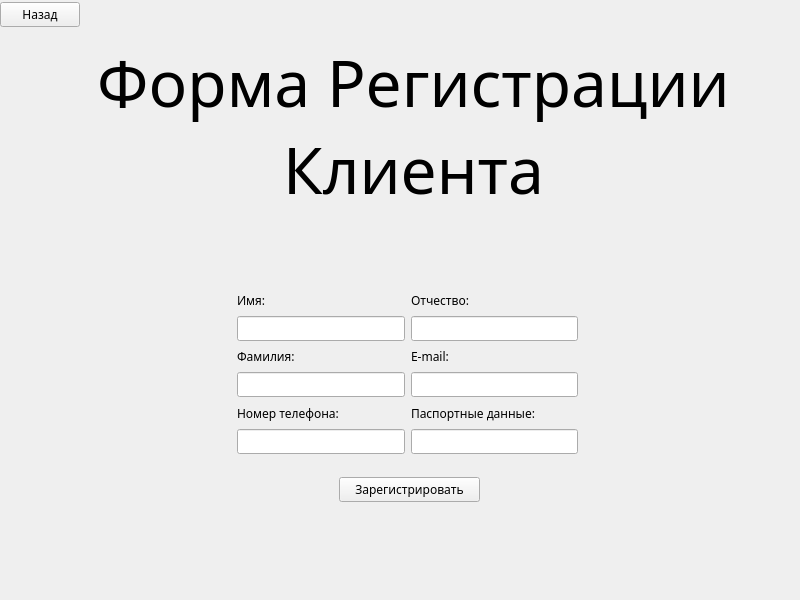
<?xml version="1.0" encoding="UTF-8"?>
<ui version="4.0">
 <class>Form</class>
 <widget class="QWidget" name="Form">
  <property name="geometry">
   <rect>
    <x>0</x>
    <y>0</y>
    <width>800</width>
    <height>600</height>
   </rect>
  </property>
  <property name="minimumSize">
   <size>
    <width>800</width>
    <height>600</height>
   </size>
  </property>
  <property name="maximumSize">
   <size>
    <width>800</width>
    <height>600</height>
   </size>
  </property>
  <property name="palette">
   <palette>
    <active>
     <colorrole role="WindowText">
      <brush brushstyle="SolidPattern">
       <color alpha="255">
        <red>225</red>
        <green>208</green>
        <blue>169</blue>
       </color>
      </brush>
     </colorrole>
     <colorrole role="Button">
      <brush brushstyle="SolidPattern">
       <color alpha="255">
        <red>46</red>
        <green>44</green>
        <blue>43</blue>
       </color>
      </brush>
     </colorrole>
     <colorrole role="Light">
      <brush brushstyle="SolidPattern">
       <color alpha="255">
        <red>69</red>
        <green>66</green>
        <blue>65</blue>
       </color>
      </brush>
     </colorrole>
     <colorrole role="Midlight">
      <brush brushstyle="SolidPattern">
       <color alpha="255">
        <red>57</red>
        <green>55</green>
        <blue>54</blue>
       </color>
      </brush>
     </colorrole>
     <colorrole role="Dark">
      <brush brushstyle="SolidPattern">
       <color alpha="255">
        <red>23</red>
        <green>22</green>
        <blue>22</blue>
       </color>
      </brush>
     </colorrole>
     <colorrole role="Mid">
      <brush brushstyle="SolidPattern">
       <color alpha="255">
        <red>31</red>
        <green>29</green>
        <blue>29</blue>
       </color>
      </brush>
     </colorrole>
     <colorrole role="Text">
      <brush brushstyle="SolidPattern">
       <color alpha="255">
        <red>215</red>
        <green>201</green>
        <blue>163</blue>
       </color>
      </brush>
     </colorrole>
     <colorrole role="BrightText">
      <brush brushstyle="SolidPattern">
       <color alpha="255">
        <red>215</red>
        <green>201</green>
        <blue>163</blue>
       </color>
      </brush>
     </colorrole>
     <colorrole role="ButtonText">
      <brush brushstyle="SolidPattern">
       <color alpha="255">
        <red>215</red>
        <green>201</green>
        <blue>163</blue>
       </color>
      </brush>
     </colorrole>
     <colorrole role="Base">
      <brush brushstyle="SolidPattern">
       <color alpha="255">
        <red>36</red>
        <green>34</green>
        <blue>33</blue>
       </color>
      </brush>
     </colorrole>
     <colorrole role="Window">
      <brush brushstyle="SolidPattern">
       <color alpha="255">
        <red>46</red>
        <green>44</green>
        <blue>43</blue>
       </color>
      </brush>
     </colorrole>
     <colorrole role="Shadow">
      <brush brushstyle="SolidPattern">
       <color alpha="255">
        <red>0</red>
        <green>0</green>
        <blue>0</blue>
       </color>
      </brush>
     </colorrole>
     <colorrole role="Highlight">
      <brush brushstyle="SolidPattern">
       <color alpha="255">
        <red>167</red>
        <green>164</green>
        <blue>0</blue>
       </color>
      </brush>
     </colorrole>
     <colorrole role="AlternateBase">
      <brush brushstyle="SolidPattern">
       <color alpha="255">
        <red>23</red>
        <green>22</green>
        <blue>21</blue>
       </color>
      </brush>
     </colorrole>
     <colorrole role="ToolTipBase">
      <brush brushstyle="SolidPattern">
       <color alpha="255">
        <red>255</red>
        <green>255</green>
        <blue>220</blue>
       </color>
      </brush>
     </colorrole>
     <colorrole role="ToolTipText">
      <brush brushstyle="SolidPattern">
       <color alpha="255">
        <red>0</red>
        <green>0</green>
        <blue>0</blue>
       </color>
      </brush>
     </colorrole>
     <colorrole role="PlaceholderText">
      <brush brushstyle="SolidPattern">
       <color alpha="127">
        <red>255</red>
        <green>255</green>
        <blue>255</blue>
       </color>
      </brush>
     </colorrole>
    </active>
    <inactive>
     <colorrole role="WindowText">
      <brush brushstyle="SolidPattern">
       <color alpha="255">
        <red>0</red>
        <green>0</green>
        <blue>0</blue>
       </color>
      </brush>
     </colorrole>
     <colorrole role="Button">
      <brush brushstyle="SolidPattern">
       <color alpha="255">
        <red>239</red>
        <green>239</green>
        <blue>239</blue>
       </color>
      </brush>
     </colorrole>
     <colorrole role="Light">
      <brush brushstyle="SolidPattern">
       <color alpha="255">
        <red>255</red>
        <green>255</green>
        <blue>255</blue>
       </color>
      </brush>
     </colorrole>
     <colorrole role="Midlight">
      <brush brushstyle="SolidPattern">
       <color alpha="255">
        <red>202</red>
        <green>202</green>
        <blue>202</blue>
       </color>
      </brush>
     </colorrole>
     <colorrole role="Dark">
      <brush brushstyle="SolidPattern">
       <color alpha="255">
        <red>159</red>
        <green>159</green>
        <blue>159</blue>
       </color>
      </brush>
     </colorrole>
     <colorrole role="Mid">
      <brush brushstyle="SolidPattern">
       <color alpha="255">
        <red>184</red>
        <green>184</green>
        <blue>184</blue>
       </color>
      </brush>
     </colorrole>
     <colorrole role="Text">
      <brush brushstyle="SolidPattern">
       <color alpha="255">
        <red>0</red>
        <green>0</green>
        <blue>0</blue>
       </color>
      </brush>
     </colorrole>
     <colorrole role="BrightText">
      <brush brushstyle="SolidPattern">
       <color alpha="255">
        <red>255</red>
        <green>255</green>
        <blue>255</blue>
       </color>
      </brush>
     </colorrole>
     <colorrole role="ButtonText">
      <brush brushstyle="SolidPattern">
       <color alpha="255">
        <red>0</red>
        <green>0</green>
        <blue>0</blue>
       </color>
      </brush>
     </colorrole>
     <colorrole role="Base">
      <brush brushstyle="SolidPattern">
       <color alpha="255">
        <red>255</red>
        <green>255</green>
        <blue>255</blue>
       </color>
      </brush>
     </colorrole>
     <colorrole role="Window">
      <brush brushstyle="SolidPattern">
       <color alpha="255">
        <red>239</red>
        <green>239</green>
        <blue>239</blue>
       </color>
      </brush>
     </colorrole>
     <colorrole role="Shadow">
      <brush brushstyle="SolidPattern">
       <color alpha="255">
        <red>118</red>
        <green>118</green>
        <blue>118</blue>
       </color>
      </brush>
     </colorrole>
     <colorrole role="Highlight">
      <brush brushstyle="SolidPattern">
       <color alpha="255">
        <red>48</red>
        <green>140</green>
        <blue>198</blue>
       </color>
      </brush>
     </colorrole>
     <colorrole role="AlternateBase">
      <brush brushstyle="SolidPattern">
       <color alpha="255">
        <red>247</red>
        <green>247</green>
        <blue>247</blue>
       </color>
      </brush>
     </colorrole>
     <colorrole role="ToolTipBase">
      <brush brushstyle="SolidPattern">
       <color alpha="255">
        <red>255</red>
        <green>255</green>
        <blue>220</blue>
       </color>
      </brush>
     </colorrole>
     <colorrole role="ToolTipText">
      <brush brushstyle="SolidPattern">
       <color alpha="255">
        <red>0</red>
        <green>0</green>
        <blue>0</blue>
       </color>
      </brush>
     </colorrole>
     <colorrole role="PlaceholderText">
      <brush brushstyle="SolidPattern">
       <color alpha="128">
        <red>0</red>
        <green>0</green>
        <blue>0</blue>
       </color>
      </brush>
     </colorrole>
    </inactive>
    <disabled>
     <colorrole role="WindowText">
      <brush brushstyle="SolidPattern">
       <color alpha="255">
        <red>135</red>
        <green>124</green>
        <blue>100</blue>
       </color>
      </brush>
     </colorrole>
     <colorrole role="Button">
      <brush brushstyle="SolidPattern">
       <color alpha="255">
        <red>46</red>
        <green>44</green>
        <blue>43</blue>
       </color>
      </brush>
     </colorrole>
     <colorrole role="Light">
      <brush brushstyle="SolidPattern">
       <color alpha="255">
        <red>69</red>
        <green>66</green>
        <blue>65</blue>
       </color>
      </brush>
     </colorrole>
     <colorrole role="Midlight">
      <brush brushstyle="SolidPattern">
       <color alpha="255">
        <red>57</red>
        <green>55</green>
        <blue>54</blue>
       </color>
      </brush>
     </colorrole>
     <colorrole role="Dark">
      <brush brushstyle="SolidPattern">
       <color alpha="255">
        <red>23</red>
        <green>22</green>
        <blue>22</blue>
       </color>
      </brush>
     </colorrole>
     <colorrole role="Mid">
      <brush brushstyle="SolidPattern">
       <color alpha="255">
        <red>31</red>
        <green>29</green>
        <blue>29</blue>
       </color>
      </brush>
     </colorrole>
     <colorrole role="Text">
      <brush brushstyle="SolidPattern">
       <color alpha="255">
        <red>135</red>
        <green>124</green>
        <blue>100</blue>
       </color>
      </brush>
     </colorrole>
     <colorrole role="BrightText">
      <brush brushstyle="SolidPattern">
       <color alpha="255">
        <red>215</red>
        <green>201</green>
        <blue>163</blue>
       </color>
      </brush>
     </colorrole>
     <colorrole role="ButtonText">
      <brush brushstyle="SolidPattern">
       <color alpha="255">
        <red>135</red>
        <green>124</green>
        <blue>100</blue>
       </color>
      </brush>
     </colorrole>
     <colorrole role="Base">
      <brush brushstyle="SolidPattern">
       <color alpha="255">
        <red>46</red>
        <green>44</green>
        <blue>43</blue>
       </color>
      </brush>
     </colorrole>
     <colorrole role="Window">
      <brush brushstyle="SolidPattern">
       <color alpha="255">
        <red>46</red>
        <green>44</green>
        <blue>43</blue>
       </color>
      </brush>
     </colorrole>
     <colorrole role="Shadow">
      <brush brushstyle="SolidPattern">
       <color alpha="255">
        <red>177</red>
        <green>177</green>
        <blue>177</blue>
       </color>
      </brush>
     </colorrole>
     <colorrole role="Highlight">
      <brush brushstyle="SolidPattern">
       <color alpha="255">
        <red>145</red>
        <green>145</green>
        <blue>145</blue>
       </color>
      </brush>
     </colorrole>
     <colorrole role="AlternateBase">
      <brush brushstyle="SolidPattern">
       <color alpha="255">
        <red>247</red>
        <green>247</green>
        <blue>247</blue>
       </color>
      </brush>
     </colorrole>
     <colorrole role="ToolTipBase">
      <brush brushstyle="SolidPattern">
       <color alpha="255">
        <red>255</red>
        <green>255</green>
        <blue>220</blue>
       </color>
      </brush>
     </colorrole>
     <colorrole role="ToolTipText">
      <brush brushstyle="SolidPattern">
       <color alpha="255">
        <red>0</red>
        <green>0</green>
        <blue>0</blue>
       </color>
      </brush>
     </colorrole>
     <colorrole role="PlaceholderText">
      <brush brushstyle="SolidPattern">
       <color alpha="128">
        <red>0</red>
        <green>0</green>
        <blue>0</blue>
       </color>
      </brush>
     </colorrole>
    </disabled>
   </palette>
  </property>
  <property name="font">
   <font>
    <family>Rubik</family>
   </font>
  </property>
  <property name="windowTitle">
   <string>Registration</string>
  </property>
  <widget class="QPushButton" name="button">
   <property name="geometry">
    <rect>
     <x>0</x>
     <y>2</y>
     <width>80</width>
     <height>25</height>
    </rect>
   </property>
   <property name="text">
    <string>Назад</string>
   </property>
  </widget>
  <widget class="QPushButton" name="button_reg">
   <property name="geometry">
    <rect>
     <x>339</x>
     <y>477</y>
     <width>141</width>
     <height>25</height>
    </rect>
   </property>
   <property name="text">
    <string>Зарегистрировать</string>
   </property>
  </widget>
  <widget class="QLabel" name="label">
   <property name="geometry">
    <rect>
     <x>98</x>
     <y>40</y>
     <width>631</width>
     <height>171</height>
    </rect>
   </property>
   <property name="font">
    <font>
     <family>Rubik</family>
     <pointsize>48</pointsize>
    </font>
   </property>
   <property name="text">
    <string>Форма Регистрации
Клиента</string>
   </property>
   <property name="alignment">
    <set>Qt::AlignCenter</set>
   </property>
  </widget>
  <widget class="QWidget" name="">
   <property name="geometry">
    <rect>
     <x>237</x>
     <y>290</y>
     <width>341</width>
     <height>164</height>
    </rect>
   </property>
   <layout class="QGridLayout" name="gridLayout">
    <property name="sizeConstraint">
     <enum>QLayout::SetDefaultConstraint</enum>
    </property>
    <item row="3" column="1">
     <widget class="QLineEdit" name="ent_email">
      <property name="echoMode">
       <enum>QLineEdit::Normal</enum>
      </property>
     </widget>
    </item>
    <item row="2" column="1">
     <widget class="QLabel" name="label_7">
      <property name="text">
       <string>E-mail:</string>
      </property>
     </widget>
    </item>
    <item row="5" column="0">
     <widget class="QLineEdit" name="ent_phone">
      <property name="echoMode">
       <enum>QLineEdit::Normal</enum>
      </property>
     </widget>
    </item>
    <item row="2" column="0">
     <widget class="QLabel" name="label_5">
      <property name="text">
       <string>Фамилия:</string>
      </property>
     </widget>
    </item>
    <item row="4" column="0">
     <widget class="QLabel" name="label_3">
      <property name="text">
       <string>Номер телефона:</string>
      </property>
     </widget>
    </item>
    <item row="3" column="0">
     <widget class="QLineEdit" name="ent_lname"/>
    </item>
    <item row="1" column="1">
     <widget class="QLineEdit" name="ent_mname"/>
    </item>
    <item row="5" column="1">
     <widget class="QLineEdit" name="ent_doc_id">
      <property name="enabled">
       <bool>true</bool>
      </property>
     </widget>
    </item>
    <item row="0" column="0">
     <widget class="QLabel" name="label_4">
      <property name="text">
       <string>Имя:</string>
      </property>
     </widget>
    </item>
    <item row="4" column="1">
     <widget class="QLabel" name="label_2">
      <property name="text">
       <string>Паспортные данные:</string>
      </property>
     </widget>
    </item>
    <item row="0" column="1">
     <widget class="QLabel" name="label_6">
      <property name="text">
       <string>Отчество:</string>
      </property>
     </widget>
    </item>
    <item row="1" column="0">
     <widget class="QLineEdit" name="ent_fname"/>
    </item>
   </layout>
  </widget>
 </widget>
 <resources/>
 <connections/>
</ui>
